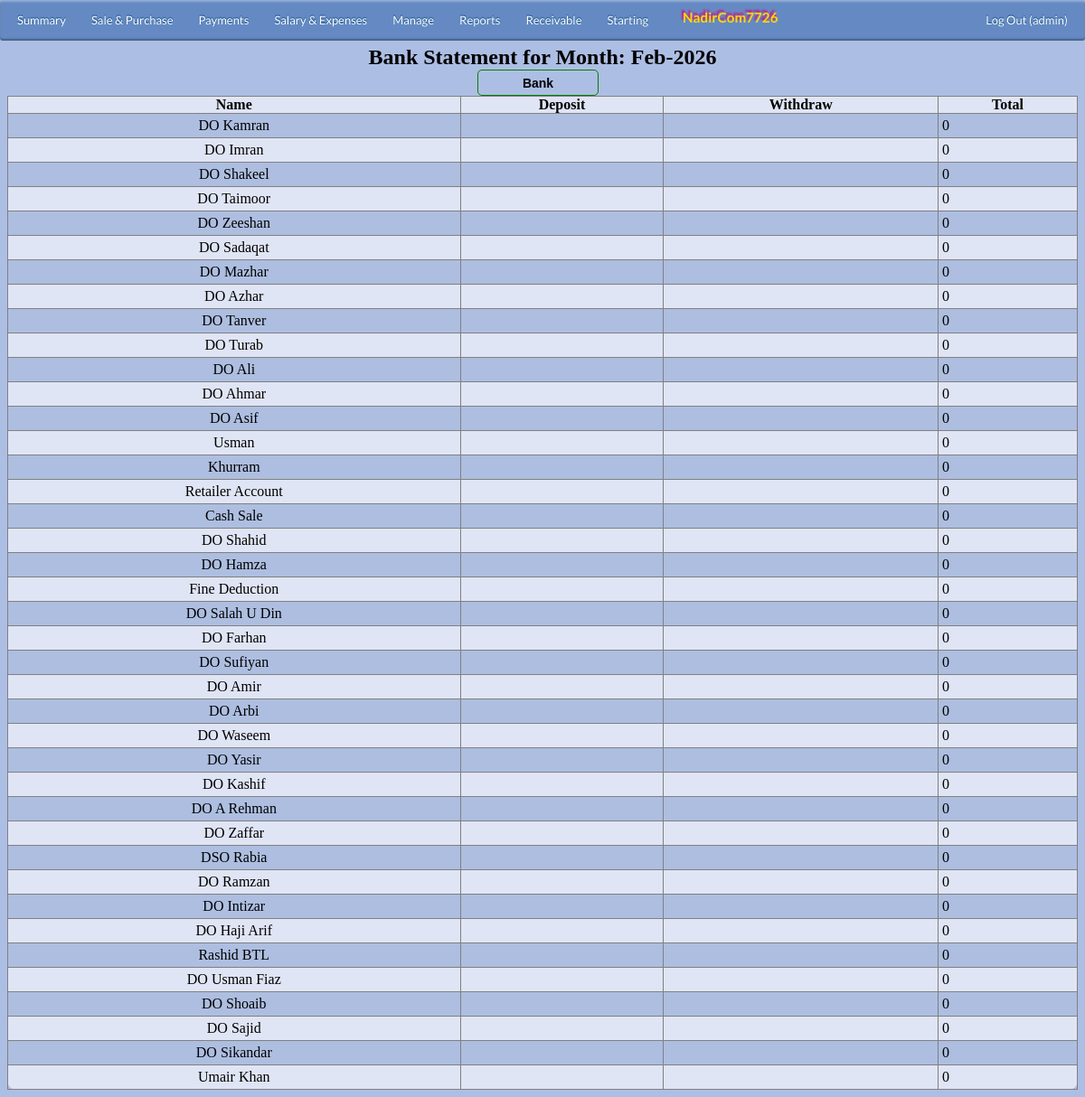
Page /admin/bankstatementdowisefull.php (signed in) on the committed database.
### tables this page shows
CREATE TABLE `config` (
  `id` int(11) NOT NULL,
  `name` varchar(50) DEFAULT NULL,
  `customName` varchar(100) DEFAULT NULL
);

CREATE TABLE `company` (
  `ID` int(11) NOT NULL,
  `Name` varchar(30) DEFAULT NULL,
  `Type` varchar(30) DEFAULT NULL,
  `Comments` varchar(50) NOT NULL
);

CREATE TABLE `empinfo` (
  `EmpID` int(11) NOT NULL,
  `EmpName` varchar(30) DEFAULT NULL,
  `EmpJoinDate` date DEFAULT NULL,
  `EmpFixedSalary` int(11) DEFAULT NULL,
  `EmpStatus` varchar(20) DEFAULT NULL,
  `empType` varchar(10) DEFAULT NULL,
  `Comments` varchar(100) DEFAULT NULL,
  `sort_order` int(11) DEFAULT NULL,
  `showIn` tinyint(4) DEFAULT NULL,
  `otcomrate` float DEFAULT NULL,
  `completeName` varchar(50) DEFAULT NULL,
  `contactNo` varchar(20) DEFAULT NULL,
  `empAddress` varchar(200) DEFAULT NULL,
  `doLine` varchar(20) DEFAULT NULL,
  `cnic` varchar(15) DEFAULT NULL
);

### admin/includes/globalvar.php (called while the page is built, shortened)
<?php
include_once('dbcon.php');
$qry = mysqli_query($con,"SELECT customName FROM config WHERE name='organization';") or die(mysqli_error());
$Data=mysqli_fetch_assoc($qry);
$childOrganization=$Data['customName'];
?>

### admin/includes/variables.php (called while the page is built, shortened)
<?php
include_once('dbcon.php');
include_once('globalvar.php');
		$currentActiveUser=$_SESSION['login_user'];
		$query_date = date('d-m-Y');
		$CurrentMonth=date('M-Y', strtotime($query_date));
		$QueryFD= date('Y-m-01', strtotime($query_date));
		$QueryLD=date('Y-m-t', strtotime($query_date));
?>

### admin/includes/formula1.php (called while the page is built, shortened)
<?php
include_once('includes/variables.php');
include_once('globalvar.php');
?>

### admin/bankstatementdowisefull.php (the view, shortened to what this page needs)
<?php
$bank = $_GET['for'];
include_once('includes/formula1.php');
include_once('includes/globalvar.php');
?>
<head>
			<?php
			include_once('includes/navbar.php');
			?>
			</head>
	<div class="container" align="center">
							<center>
								<caption> <h2>Bank Statement for Month: <?php echo $CurrentMonth; ?></h2></caption>
							</center>
			<div style="border: solid black 0px;" align="center" class="doBar">
					<?php
						$doQ=mysqli_query($con,"SELECT Name from company WHERE Type='BNK' ");
						while($data=mysqli_fetch_array($doQ))
							{
								$name=$data['Name'];
								if($name== $bank)
									$nm='doLinkSelected';
								else
									$nm='doLink';
								?>
								<a href="bankstatementdowisefull.php?for=<?php echo $name;?>" id="<?php echo $nm;?>" class="button">
								<?php
								echo $data['Name']."</a>";
							}
					?>
			</div>
							<table cellpadding="0" cellspacing="0" border="1" class="" id="dbResult">
								<thead>
									<tr>
										<th>Name</th>
										<th>Deposit</th>
										<th>Withdraw</th>
										<th>Total</th>
									</tr>
								</thead>
								<tbody>
				<?php
					$doQ=mysqli_query($con,"SELECT EmpName from empinfo WHERE EmpStatus='Active' AND (empType='DO' OR empType='SP' OR empType='ws') Order by sort_order ASC ");
						while($data=mysqli_fetch_array($doQ))
							{
								$emp=$data['EmpName'];
								echo "<tr>";
									echo "<td style=\"text-align: center;\">";
										echo $emp;
									echo "</td>";
										$q=mysqli_query($con," SELECT sum(rpAmnt) FROM receiptpayment WHERE rpStatus='ReceivedFrom' AND rpFromTo='$emp' AND rpMode='$bank' AND rpDate BETWEEN '$QueryFD' AND '$QueryLD' ");
										$Data=mysqli_fetch_array($q);
										$amntDeposit=$Data['sum(rpAmnt)'];
									echo "<td>".$amntDeposit."</td>";
										$q=mysqli_query($con," SELECT sum(rpAmnt) FROM receiptpayment WHERE rpStatus='PaidTo' AND rpFromTo='$emp' AND rpMode='$bank' AND rpDate BETWEEN '$QueryFD' AND '$QueryLD' ");
										$Data=mysqli_fetch_array($q);
										$amntWDraw=$Data['sum(rpAmnt)'];
									echo "<td>".$amntWDraw."</td>";
										$orgDeposit=$amntDeposit-$amntWDraw;
									echo "<td>".$orgDeposit."</td>";
							}
												?>
								</tbody>
							</table>
	</div>

### admin/includes/navbar.php (shortened to what this page needs)
<div id='cssmenu'>
	<ul>
		<li><a href='summary.php'><span>Summary</span></a>
		</li>
		<li><a href='#'><span>Sale & Purchase</span></a>
		</li>
		<li class='active has-sub'><a href='#'><span>Payments</span></a>
		</li>
		<li><a href='#'><span>Salary & Expenses</span></a>
		</li>
		<li class='active has-sub'><a href='#'><span>Manage</span></a>
		</li>
		<li class='active has-sub'><a href='#'><span>Reports</span></a>
		</li>
		<li class='active has-sub'><a href='#'><span>Receivable</span></a>
		</li>
		<li class='active has-sub'><a href='#'><span>Starting</span></a>
		</li>
		<li style="float:left">
			<h3> <?php echo $childOrganization?></h3>
		</li>
		<li style="float:right"><a href="../logout.php"> Log Out (<?php echo $currentActiveUser; ?>)</a></li>
	</ul>
</div>

### rows in the picture
config: customName "NadirCom7726"
company: Name "Bank"
empinfo: EmpName "DO Kamran", orgDeposit "0"
empinfo: EmpName "DO Imran", orgDeposit "0"
empinfo: EmpName "DO Shakeel", orgDeposit "0"
empinfo: EmpName "DO Taimoor", orgDeposit "0"
empinfo: EmpName "DO Zeeshan", orgDeposit "0"
empinfo: EmpName "DO Sadaqat", orgDeposit "0"
empinfo: EmpName "DO Mazhar", orgDeposit "0"
empinfo: EmpName "DO Azhar", orgDeposit "0"
empinfo: EmpName "DO Tanver", orgDeposit "0"
empinfo: EmpName "DO Turab", orgDeposit "0"
empinfo: EmpName "DO Ali", orgDeposit "0"
empinfo: EmpName "DO Ahmar", orgDeposit "0"
empinfo: EmpName "DO Asif", orgDeposit "0"
empinfo: EmpName "Usman", orgDeposit "0"
empinfo: EmpName "Khurram", orgDeposit "0"
empinfo: EmpName "Retailer Account", orgDeposit "0"
empinfo: EmpName "Cash Sale", orgDeposit "0"
empinfo: EmpName "DO Shahid", orgDeposit "0"
empinfo: EmpName "DO Hamza", orgDeposit "0"
empinfo: EmpName "Fine Deduction", orgDeposit "0"
empinfo: EmpName "DO Salah U Din", orgDeposit "0"
empinfo: EmpName "DO Farhan", orgDeposit "0"
empinfo: EmpName "DO Sufiyan", orgDeposit "0"
empinfo: EmpName "DO Amir", orgDeposit "0"
empinfo: EmpName "DO Arbi", orgDeposit "0"
empinfo: EmpName "DO Waseem", orgDeposit "0"
empinfo: EmpName "DO Yasir", orgDeposit "0"
empinfo: EmpName "DO Kashif", orgDeposit "0"
empinfo: EmpName "DO A Rehman", orgDeposit "0"
empinfo: EmpName "DO Zaffar", orgDeposit "0"
empinfo: EmpName "DSO Rabia", orgDeposit "0"
empinfo: EmpName "DO Ramzan", orgDeposit "0"
empinfo: EmpName "DO Intizar", orgDeposit "0"
empinfo: EmpName "DO Haji Arif", orgDeposit "0"
empinfo: EmpName "Rashid BTL", orgDeposit "0"
empinfo: EmpName "DO Usman Fiaz", orgDeposit "0"
empinfo: EmpName "DO Shoaib", orgDeposit "0"
empinfo: EmpName "DO Sajid", orgDeposit "0"
empinfo: EmpName "DO Sikandar", orgDeposit "0"
empinfo: EmpName "Umair Khan", orgDeposit "0"

### other values in the picture
$currentActiveUser "admin"
$CurrentMonth "Feb-2026"
